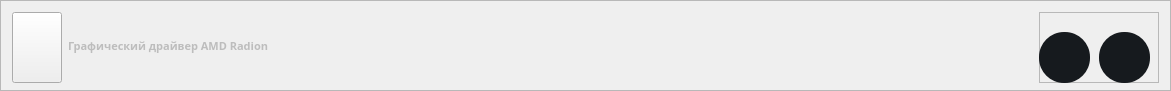
                 <widget class="QFrame" name="Radion">
                  <property name="minimumSize">
                   <size>
                    <width>1171</width>
                    <height>91</height>
                   </size>
                  </property>
                  <property name="maximumSize">
                   <size>
                    <width>1171</width>
                    <height>91</height>
                   </size>
                  </property>
                  <property name="styleSheet">
                   <string notr="true"> border-bottom: 2px solid white;
 display: inline-block;
 line-height: 0.85;</string>
                  </property>
                  <property name="frameShape">
                   <enum>QFrame::StyledPanel</enum>
                  </property>
                  <property name="frameShadow">
                   <enum>QFrame::Raised</enum>
                  </property>
                  <layout class="QHBoxLayout" name="horizontalLayout_17">
                   <item>
                    <widget class="QPushButton" name="pushButton_13">
                     <property name="minimumSize">
                      <size>
                       <width>50</width>
                       <height>71</height>
                      </size>
                     </property>
                     <property name="maximumSize">
                      <size>
                       <width>50</width>
                       <height>16777215</height>
                      </size>
                     </property>
                     <property name="styleSheet">
                      <string notr="true">border-bottom:none;</string>
                     </property>
                     <property name="text">
                      <string/>
                     </property>
                     <property name="icon">
                      <iconset resource="DownloadSoft.qrc">
                       <normaloff>:/icon/image/icon/amd.png</normaloff>:/icon/image/icon/amd.png</iconset>
                     </property>
                     <property name="iconSize">
                      <size>
                       <width>48</width>
                       <height>48</height>
                      </size>
                     </property>
                    </widget>
                   </item>
                   <item>
                    <widget class="QLabel" name="label_20">
                     <property name="font">
                      <font>
                       <family>Montserrat Black</family>
                       <pointsize>8</pointsize>
                       <weight>75</weight>
                       <italic>false</italic>
                       <bold>true</bold>
                       <underline>false</underline>
                      </font>
                     </property>
                     <property name="styleSheet">
                      <string notr="true">*{

  color: rgb(189, 189, 189);
border-bottom:none;
}

</string>
                     </property>
                     <property name="text">
                      <string>Графический драйвер AMD Radion</string>
                     </property>
                     <property name="scaledContents">
                      <bool>false</bool>
                     </property>
                     <property name="wordWrap">
                      <bool>true</bool>
                     </property>
                    </widget>
                   </item>
                   <item>
                    <widget class="QFrame" name="frame_21">
                     <property name="minimumSize">
                      <size>
                       <width>120</width>
                       <height>71</height>
                      </size>
                     </property>
                     <property name="maximumSize">
                      <size>
                       <width>120</width>
                       <height>71</height>
                      </size>
                     </property>
                     <property name="styleSheet">
                      <string notr="true">border-bottom:none;</string>
                     </property>
                     <property name="frameShape">
                      <enum>QFrame::StyledPanel</enum>
                     </property>
                     <property name="frameShadow">
                      <enum>QFrame::Raised</enum>
                     </property>
                     <widget class="QPushButton" name="pushDelRadion">
                      <property name="geometry">
                       <rect>
                        <x>60</x>
                        <y>20</y>
                        <width>51</width>
                        <height>51</height>
                       </rect>
                      </property>
                      <property name="styleSheet">
                       <string notr="true">*{
border-bottom:none;
}
QPushButton#pushDelRadion
{
	background-color:#161A1E;
	color:rgba(85,98,112,255);	
	border-radius:25;
}
QPushButton#pushDelRadion:hover
{
background-color:#1b1f24;
}
QPushButton#pushDelRadion:pressed
{
		padding-left:5px;
	padding-top:5px;
	color:rgba(115,128,142,255)
}
</string>
                      </property>
                      <property name="text">
                       <string/>
                      </property>
                      <property name="icon">
                       <iconset resource="DownloadSoft.qrc">
                        <normaloff>:/icon/image/icon/free-icon-delete-5396993.png</normaloff>:/icon/image/icon/free-icon-delete-5396993.png</iconset>
                      </property>
                      <property name="iconSize">
                       <size>
                        <width>20</width>
                        <height>20</height>
                       </size>
                      </property>
                     </widget>
                     <widget class="QPushButton" name="pushDownloadRadion">
                      <property name="geometry">
                       <rect>
                        <x>0</x>
                        <y>20</y>
                        <width>51</width>
                        <height>51</height>
                       </rect>
                      </property>
                      <property name="styleSheet">
                       <string notr="true">*{
border-bottom:none;
}
QPushButton#pushDownloadRadion

{
	background-color:#161A1E;
	color:rgba(85,98,112,255);	
	border-radius:25;
}
QPushButton#pushDownloadRadion:hover
{
background-color:#1b1f24;
}
QPushButton#pushDownloadRadion:pressed
{
	padding-left:5px;
	padding-top:5px;
	color:rgba(115,128,142,255)
}
</string>
                      </property>
                      <property name="text">
                       <string/>
                      </property>
                      <property name="icon">
                       <iconset resource="DownloadSoft.qrc">
                        <normaloff>:/icon/image/icon/free-icon-download-545759.png</normaloff>:/icon/image/icon/free-icon-download-545759.png</iconset>
                      </property>
                      <property name="iconSize">
                       <size>
                        <width>18</width>
                        <height>18</height>
                       </size>
                      </property>
                     </widget>
                    </widget>
                   </item>
                  </layout>
                 </widget>
